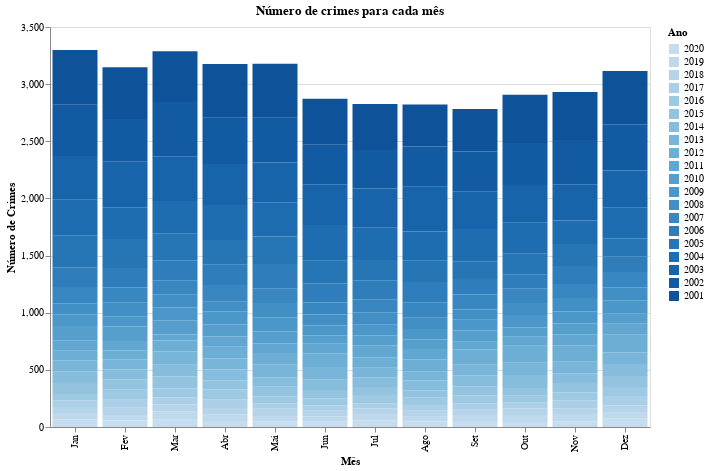

Here is the notebook cell this chart was saved with:
### Markdown cell above
## Gráfico de barras acumuladas

### Code cell
years_order = sorted(df_sp["ano"].unique(), reverse=True)

chart = alt.Chart(df_sp).mark_bar().encode(
    x=alt.X('mes:N', title='Mês', sort=mes_ordem),
    y=alt.Y('mean(crimes):Q', title='Número de Crimes'),
    color=alt.Color('ano:O', title='Ano', sort=years_order),
    tooltip=['ano:O', 'mes:N', 'mean(crimes):Q']
).properties(
    title='Número de crimes para cada mês',
    width=600,
    height=400
)

chart

### Figure 1 — Vega-Lite specification as saved in the notebook (floating-point values rounded to 4 significant figures; data arrays with more than 128 entries replaced by an {"elided": "..."} marker saying what was removed)
{"config": {"view": {"continuousWidth": 300, "continuousHeight": 300}}, "data": {"name": "data-567dbf1f35e3ad1f6eb1482debf8e52f"}, "mark": {"type": "bar"}, "encoding": {"color": {"field": "ano", "sort": [2020.0, 2019.0, 2018.0, 2017.0, 2016.0, 2015.0, 2014.0, 2013.0, 2012.0, 2011.0, 2010.0, 2009.0, 2008.0, 2007.0, 2006.0, 2005.0, 2004.0, 2003.0, 2002.0, 2001.0], "title": "Ano", "type": "ordinal"}, "tooltip": [{"field": "ano", "type": "ordinal"}, {"field": "mes", "type": "nominal"}, {"aggregate": "mean", "field": "crimes", "type": "quantitative"}], "x": {"field": "mes", "sort": ["Jan", "Fev", "Mar", "Abr", "Mai", "Jun", "Jul", "Ago", "Set", "Out", "Nov", "Dez"], "title": "Mês", "type": "nominal"}, "y": {"aggregate": "mean", "field": "crimes", "title": "Número de Crimes", "type": "quantitative"}}, "height": 400, "title": "Número de crimes para cada mês", "width": 600, "$schema": "https://vega.github.io/schema/vega-lite/v5.20.1.json", "datasets": {"data-567dbf1f35e3ad1f6eb1482debf8e52f": {"elided": "240 records"}}}
